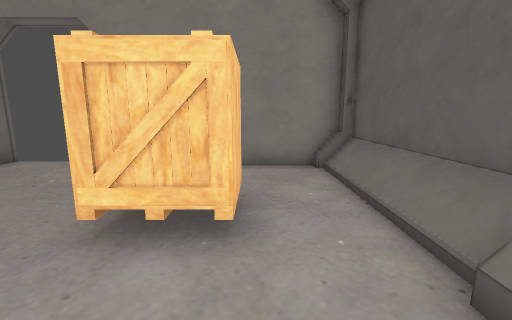
View 1 (above)

15 first-person views from a walk through a 3-D level made in the Godot game engine. The camera is 1.5 m above the floor, tilts 10° down and sees 90° across. The floor is counted in squares, 1 m on a side. Each view is taken from the middle of a square. On the plan, view 1 faces up. The plan holds only what a view shows up to about 13 squares ahead; the rest is blank. Some surface patterns are stand-ins.

View 2
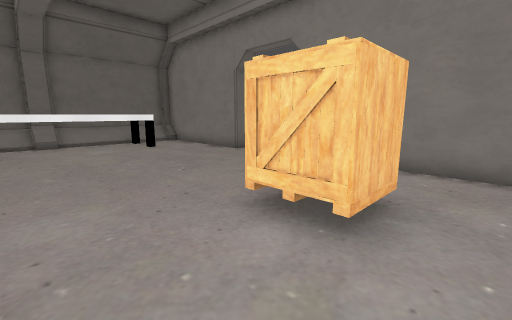

View 3
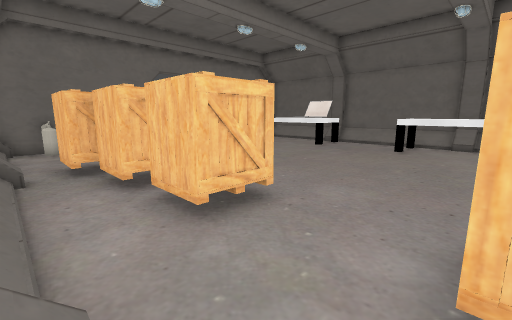

View 4
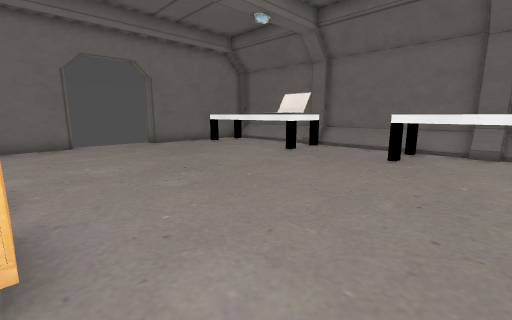

View 5
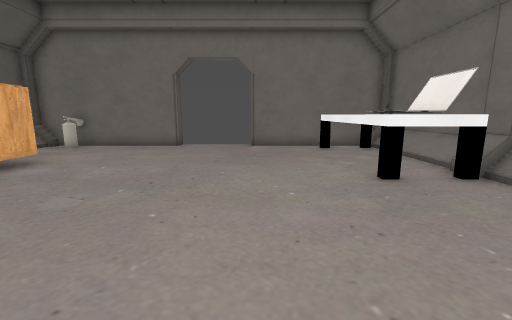

View 6
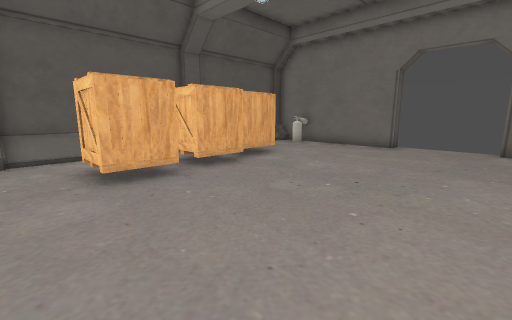

View 7
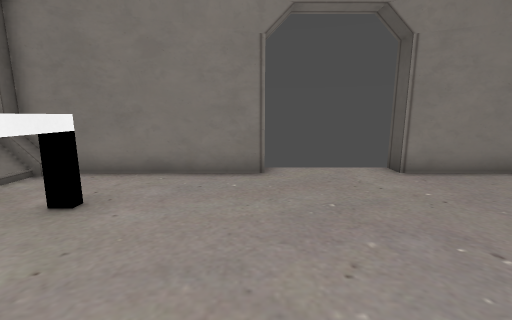

View 8
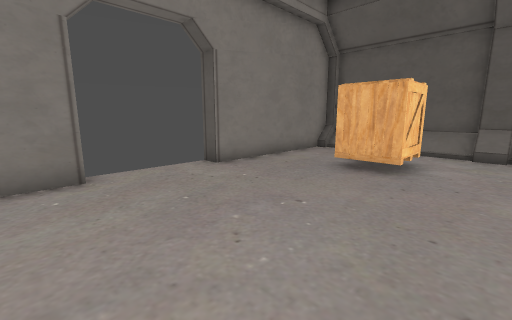

View 9
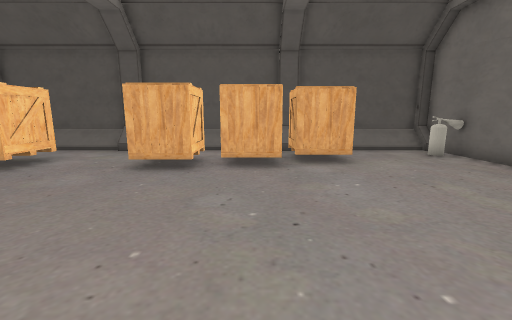

View 10
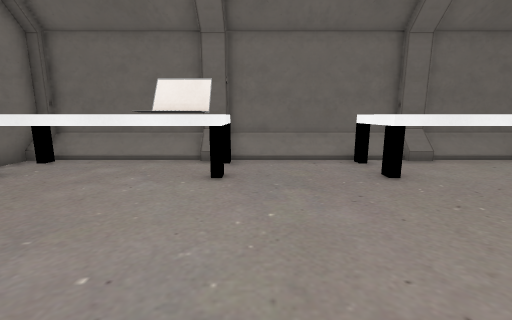

View 11
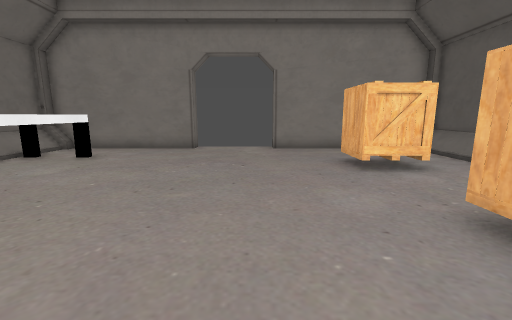

View 12
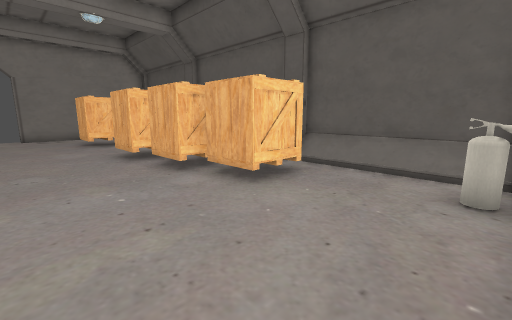

View 13
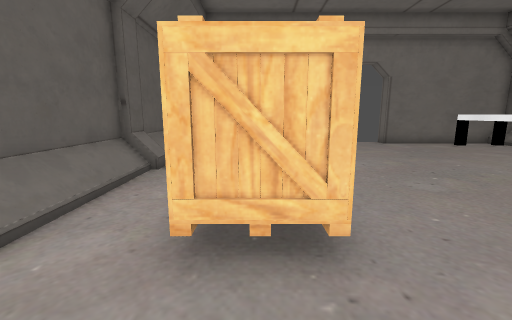

View 14
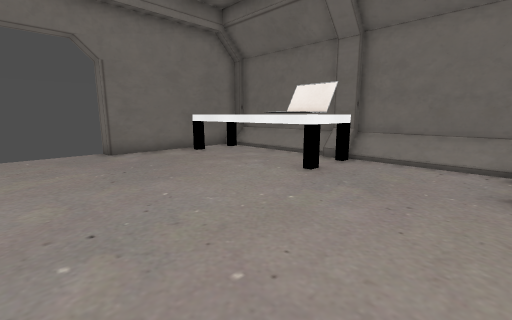

View 15
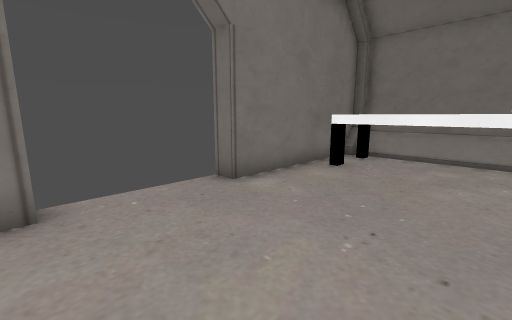

### Floor plan
Key: @ floor where view 1 was taken; # wall or solid block; x gap in a wall; . floor; / step, stairs or slope; ^ raised ledge; B box; E fire extinguisher; L laptop; O other object.
Columns run from 14 left of view 1 to 3 right of it. Each row starts with its distance up from view 1.
  8 #######...########
  7 #.............../#
  6 #.............../#
  5 #^^^............/#
  4 #^ ^........BO../#
  3 #^ ^........BB../#
  2 #^ ^............/#
  1 #^^^............/#
  0 #^ ^..........@./#
 -1 #^^.........BBB./#
 -2 #...........BBB./#
 -3 #............BB./#
 -4 #............OB./#
 -5 #LL^.........BB./#
 -6 ##LL.........BO./#
 -7 ##LL.........BB./#
 -8 #^ ^............/#
 -9 #^ ^............/#
-10 #^ ^............/#
-11 #^^x..........EE/#
-12 #######...########

Where each view was taken, in squares from view 1:
view 1: 0 up, 0 right, facing up
view 2: 0 up, 1 right, facing up-left
view 3: 3 up, 2 right, facing down-left
view 4: 2 up, 2 left, facing down-left
view 5: 1 up, 8 left, facing down
view 6: 1 up, 8 left, facing down-right
view 7: 1 up, 8 left, facing up
view 8: 1 up, 9 left, facing up-right
view 9: 4 down, 9 left, facing right
view 10: 4 down, 5 left, facing left
view 11: 4 down, 5 left, facing up
view 12: 11 down, 5 left, facing up-right
view 13: 2 up, 1 left, facing down
view 14: 1 down, 5 left, facing down-left
view 15: 7 down, 4 left, facing down-left
